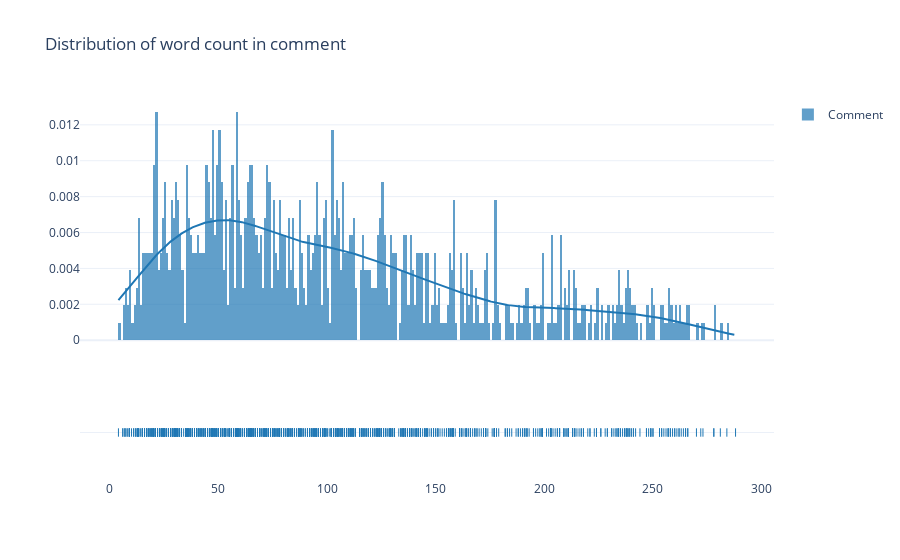

The code cell stored with this chart in its notebook:
### Code cell
df['comment_len'] = df['comment'].apply(comment_len)
nums_comment = df.query('comment_len > 0')['comment_len']

fig = ff.create_distplot(hist_data = [nums_comment], group_labels = ['Comment'])
fig.update_layout(title_text='Distribution of word count in comment', template="plotly_white")
fig.show()

### Figure 1 — Plotly figure (JSON) as saved in the notebook; plotly's stock layout.template omitted (floating-point values rounded to 4 significant figures; data arrays with more than 128 entries replaced by an {"elided": "..."} marker saying what was removed)
{"data": [{"autobinx": false, "histnorm": "probability density", "legendgroup": "Comment", "marker": {"color": "rgb(31, 119, 180)"}, "name": "Comment", "opacity": 0.7, "type": "histogram", "x": {"elided": "1025 int values"}, "xaxis": "x", "xbins": {"end": 288, "size": 1, "start": 4}, "yaxis": "y"}, {"legendgroup": "Comment", "marker": {"color": "rgb(31, 119, 180)"}, "mode": "lines", "name": "Comment", "showlegend": false, "type": "scatter", "x": {"elided": "500 float values"}, "xaxis": "x", "y": {"elided": "500 float values"}, "yaxis": "y"}, {"legendgroup": "Comment", "marker": {"color": "rgb(31, 119, 180)", "symbol": "line-ns-open"}, "mode": "markers", "name": "Comment", "showlegend": false, "type": "scatter", "x": {"elided": "1025 int values"}, "xaxis": "x", "y": {"elided": "1025 str values"}, "yaxis": "y2"}], "layout": {"barmode": "overlay", "hovermode": "closest", "legend": {"traceorder": "reversed"}, "title": {"text": "Distribution of word count in comment"}, "xaxis": {"anchor": "y2", "domain": [0, 1], "zeroline": false}, "yaxis": {"anchor": "free", "domain": [0.35, 1], "position": 0}, "yaxis2": {"anchor": "x", "domain": [0, 0.25], "dtick": 1, "showticklabels": false}}}
